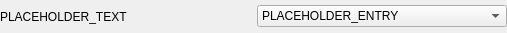
<?xml version="1.0" encoding="UTF-8"?>
<ui version="4.0">
 <class>ColumnSelectEntry</class>
 <widget class="QFrame" name="ColumnSelectEntry">
  <property name="geometry">
   <rect>
    <x>0</x>
    <y>0</y>
    <width>507</width>
    <height>33</height>
   </rect>
  </property>
  <property name="sizePolicy">
   <sizepolicy hsizetype="Preferred" vsizetype="Preferred">
    <horstretch>0</horstretch>
    <verstretch>0</verstretch>
   </sizepolicy>
  </property>
  <property name="windowTitle">
   <string>Frame</string>
  </property>
  <layout class="QHBoxLayout" name="horizontalLayout">
   <property name="leftMargin">
    <number>0</number>
   </property>
   <property name="topMargin">
    <number>0</number>
   </property>
   <property name="rightMargin">
    <number>0</number>
   </property>
   <property name="bottomMargin">
    <number>0</number>
   </property>
   <item>
    <widget class="QLabel" name="name">
     <property name="text">
      <string>PLACEHOLDER_TEXT</string>
     </property>
    </widget>
   </item>
   <item>
    <widget class="QComboBox" name="options">
     <item>
      <property name="text">
       <string>PLACEHOLDER_ENTRY</string>
      </property>
     </item>
    </widget>
   </item>
  </layout>
 </widget>
 <resources/>
 <connections/>
</ui>
